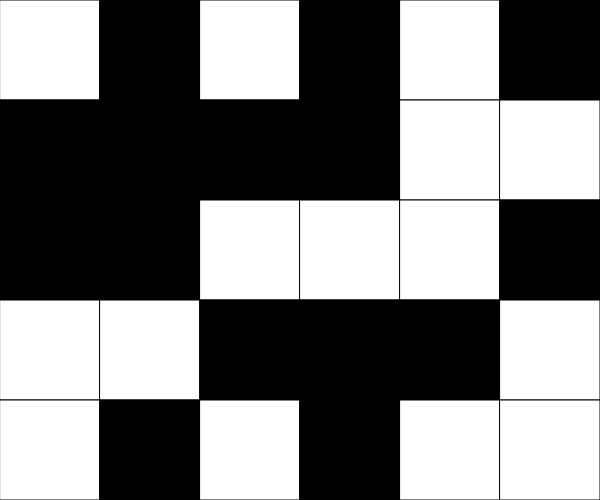
Frame 1 (no input)
Frame 60 (no input): identical to frame 1, image omitted
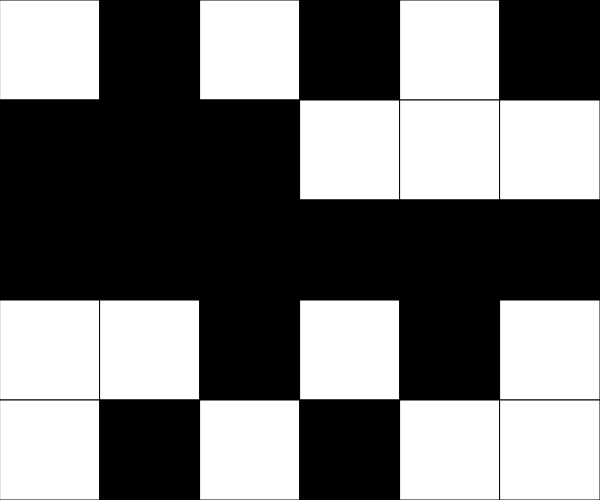
Frame 120 (the mouse pressed at the canvas centre since frame 60)

The p5.js sketch that drew these frames (run headless with seeded random() and noise() and a simulated clock; from frame 60 on, the mouse is pressed at the canvas centre):

// p5.js sketch
// ── sketch.js
// Puzzle Game
// Arman Asryan
// Apr 17 / 2026



let grid = [
  [],
  [],
  [],
  [],
  []
];

let color = [0,255]

let column; let row;
let tileSize = 100

function setup() {
  
  setGrid(grid)
  row = grid.length;
  column = grid[0].length;
  createCanvas(column * tileSize, row*tileSize);
}

function setGrid(grid) {
  for(let row of grid){
    for (let i = 1; i <= 6; i++) {
      row.push(color[Math.round(random(0,1))])
    }
  }
}



function draw() {
  background(250);
  renderGrid()
  overlay()
}

function overlay() {
  let x = getCurrentX()
  let y = getCurrentY()

 
 
}

function flip(x,y) {
  if (grid[y][x] === 0) grid[y][x] = 255
  else grid[y][x] = 0
}

function renderGrid() {
  for (let y = 0; y < row; y++) {
    for (let x = 0; x < column; x++) {
      let fillColor = grid[y][x]
        fill(fillColor)
        square(x*tileSize,y*tileSize,tileSize)
      }
    } 
}

function getCurrentX() {
  let constrainedX = constrain(mouseX, 0, width - 1);
  return floor(constrainedX / tileSize);
}

function getCurrentY() {
  let constrainedY = constrain(mouseY, 0, height - 1);
  return floor(constrainedY / tileSize);
}

function mousePressed() {
  if (mouseX<width && mouseY < height && !keyIsDown(SHIFT)) {

    let x = getCurrentX()
    let y = getCurrentY()
    
    flip(x,y)
    if (x-1 >= 0) flip(x-1,y)
    if(y-1 >= 0) flip(x,y-1)
    if(x + 1 <= grid[0].length) flip(x+1,y)
    if(y + 1 <= grid.length) flip(x,y+1)
  
  }else{
    let x = getCurrentX()
    let y = getCurrentY()
    flip(x,y)
  }
}
